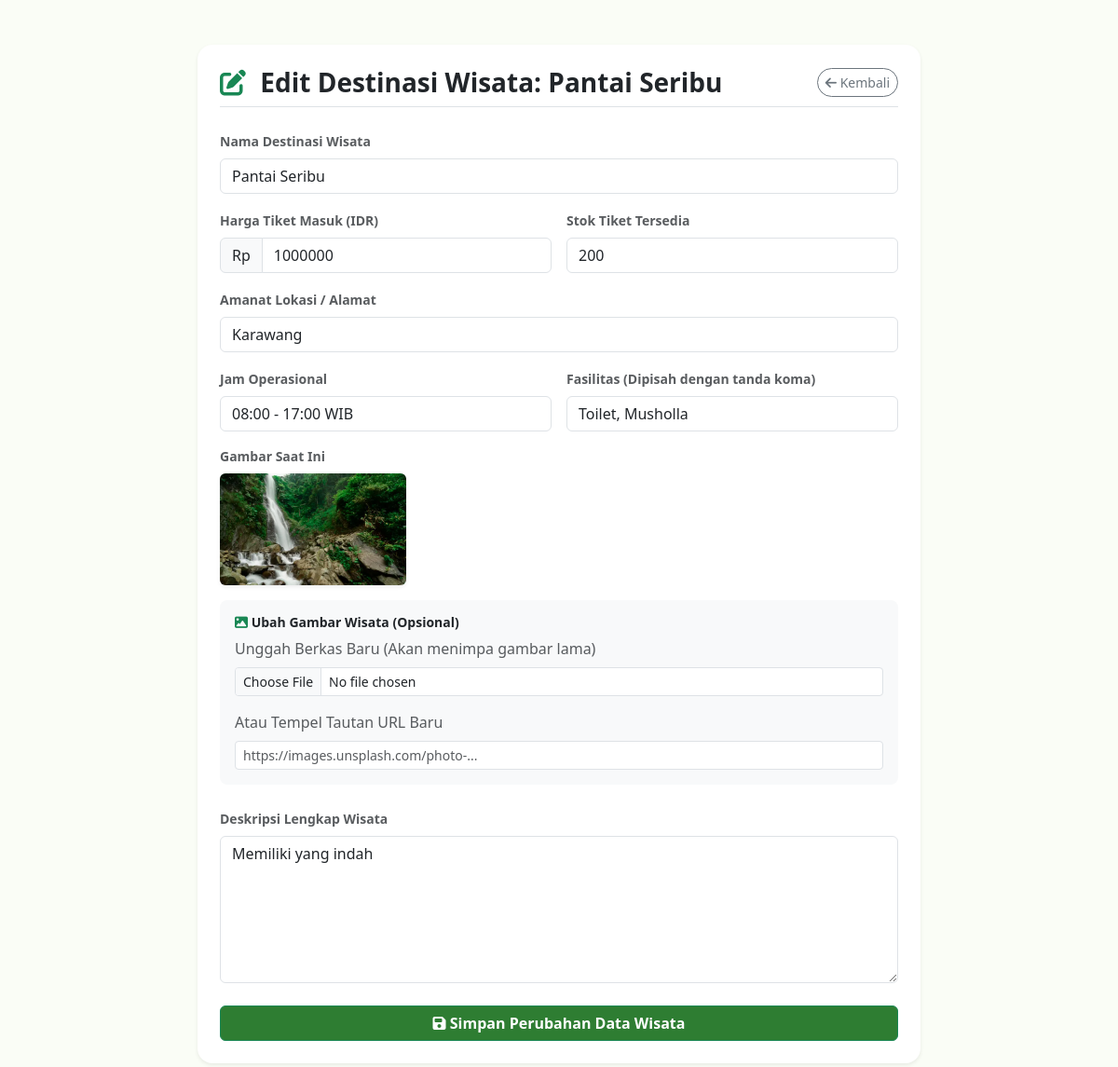
The page /wisata_edit.php?id=6 (signed in) on the database its author committed.
### tables this page shows
CREATE TABLE `wisata` (
  `id` int NOT NULL,
  `id_penjual` int NOT NULL,
  `nama_wisata` varchar(150) NOT NULL,
  `gambar` text NOT NULL,
  `deskripsi` text NOT NULL,
  `lokasi` varchar(255) NOT NULL,
  `harga_tiket` int NOT NULL,
  `stok_tiket` int NOT NULL,
  `jam_operasional` varchar(100) NOT NULL,
  `fasilitas` text
);

### wisata_edit.php (the view, shortened to what this page needs)
<?php
require_once 'koneksi.php';
$id_wisata = isset($_GET['id']) ? intval($_GET['id']) : 0;
try {
    $stmt_old = $db->prepare("SELECT * FROM wisata WHERE id = :id");
    $stmt_old->execute(['id' => $id_wisata]);
    $wisata = $stmt_old->fetch();
} catch (PDOException $e) {
    die("Error database: " . $e->getMessage());
}
?>
<!DOCTYPE html>
<html lang="id">
<head>
    <link href="https://cdn.jsdelivr.net/npm/bootstrap@5.3.0/dist/css/bootstrap.min.css" rel="stylesheet">
    <link rel="stylesheet" href="https://cdnjs.cloudflare.com/ajax/libs/font-awesome/6.4.0/css/all.min.css">
</head>
<body class="py-5">
    <div class="container" style="max-width: 800px;">
        <div class="card p-4 shadow-sm border-0 rounded-4 bg-white">
            <div class="d-flex justify-content-between align-items-center mb-4 pb-2 border-bottom">
                <h3 class="fw-bold text-dark mb-0"><i class="fa-solid fa-edit text-success me-2"></i> Edit Destinasi Wisata: <?= htmlspecialchars($wisata['nama_wisata']) ?></h3>
                <a href="dashboard_penjual.php" class="btn btn-outline-secondary btn-sm rounded-pill"><i class="fa-solid fa-arrow-left"></i> Kembali</a>
            </div>
            <form action="wisata_edit.php?id=<?= $id_wisata ?>" method="POST" enctype="multipart/form-data">
                <div class="mb-3">
                    <label for="nama_wisata" class="form-label fw-semibold small text-muted">Nama Destinasi Wisata</label>
                    <input type="text" name="nama_wisata" id="nama_wisata" class="form-control" value="<?= htmlspecialchars($wisata['nama_wisata']) ?>" required>
                </div>
                <div class="row g-3">
                    <div class="col-md-6 mb-3">
                        <label for="harga_tiket" class="form-label fw-semibold small text-muted">Harga Tiket Masuk (IDR)</label>
                        <div class="input-group">
                            <span class="input-group-text">Rp</span>
                            <input type="number" name="harga_tiket" id="harga_tiket" class="form-control" value="<?= $wisata['harga_tiket'] ?>" min="0" required>
                        </div>
                    </div>
                    <div class="col-md-6 mb-3">
                        <label for="stok_tiket" class="form-label fw-semibold small text-muted">Stok Tiket Tersedia</label>
                        <input type="number" name="stok_tiket" id="stok_tiket" class="form-control" value="<?= $wisata['stok_tiket'] ?>" min="0" required>
                    </div>
                </div>
                <div class="mb-3">
                    <label for="lokasi" class="form-label fw-semibold small text-muted">Amanat Lokasi / Alamat</label>
                    <input type="text" name="lokasi" id="lokasi" class="form-control" value="<?= htmlspecialchars($wisata['lokasi']) ?>" required>
                </div>
                <div class="row g-3">
                    <div class="col-md-6 mb-3">
                        <label for="jam_operasional" class="form-label fw-semibold small text-muted">Jam Operasional</label>
                        <input type="text" name="jam_operasional" id="jam_operasional" class="form-control" value="<?= htmlspecialchars($wisata['jam_operasional']) ?>" required>
                    </div>
                    <div class="col-md-6 mb-3">
                        <label for="fasilitas" class="form-label fw-semibold small text-muted">Fasilitas (Dipisah dengan tanda koma)</label>
                        <input type="text" name="fasilitas" id="fasilitas" class="form-control" value="<?= htmlspecialchars($wisata['fasilitas']) ?>">
                    </div>
                </div>
                <div class="mb-3">
                    <label class="form-label fw-semibold small text-muted d-block">Gambar Saat Ini</label>
                    <img src="<?= htmlspecialchars($wisata['gambar']) ?>" alt="" class="rounded shadow-sm" style="height: 120px; width: 200px; object-fit: cover;">
                </div>
                <div class="p-3 bg-light rounded-3 mb-4">
                    <h6 class="fw-bold text-dark mb-2.5 small"><i class="fa-solid fa-image text-success me-1.5"></i> Ubah Gambar Wisata (Opsional)</h6>
                    <div class="mb-3">
                        <label for="gambar_file" class="form-label text-muted text-xs">Unggah Berkas Baru (Akan menimpa gambar lama)</label>
                        <input type="file" name="gambar_file" id="gambar_file" class="form-control form-control-sm bg-white" accept="image/*">
                    </div>
                    <div class="mb-0">
                        <label for="gambar_url" class="form-label text-muted text-xs">Atau Tempel Tautan URL Baru</label>
                        <input type="url" name="gambar_url" id="gambar_url" class="form-control form-control-sm" placeholder="https://images.unsplash.com/photo-...">
                    </div>
                </div>
                <div class="mb-4">
                    <label for="deskripsi" class="form-label fw-semibold small text-muted">Deskripsi Lengkap Wisata</label>
                    <textarea name="deskripsi" id="deskripsi" rows="6" class="form-control" required><?= htmlspecialchars($wisata['deskripsi']) ?></textarea>
                </div>
                <button type="submit" class="btn btn-success w-100 py-2.5 fw-bold" style="background-color: var(--primary-color);">
                    <i class="fa-solid fa-save me-1.5"></i> Simpan Perubahan Data Wisata
                </button>
            </form>
        </div>
    </div>
</body>
</html>

### wisata_edit.php (style rules this page uses)
:root { --primary-color: #2E7D32; }
body { font-family: 'Segoe UI', Tahoma, Geneva, Verdana, sans-serif; background-color: #FAFDF6; }

### rows shown on the page
wisata: nama_wisata "Pantai Seribu", harga_tiket "1000000", stok_tiket "200", lokasi "Karawang", jam_operasional "08:00 - 17:00 WIB", fasilitas "Toilet, Musholla", gambar (picture), deskripsi "Memiliki yang indah"
